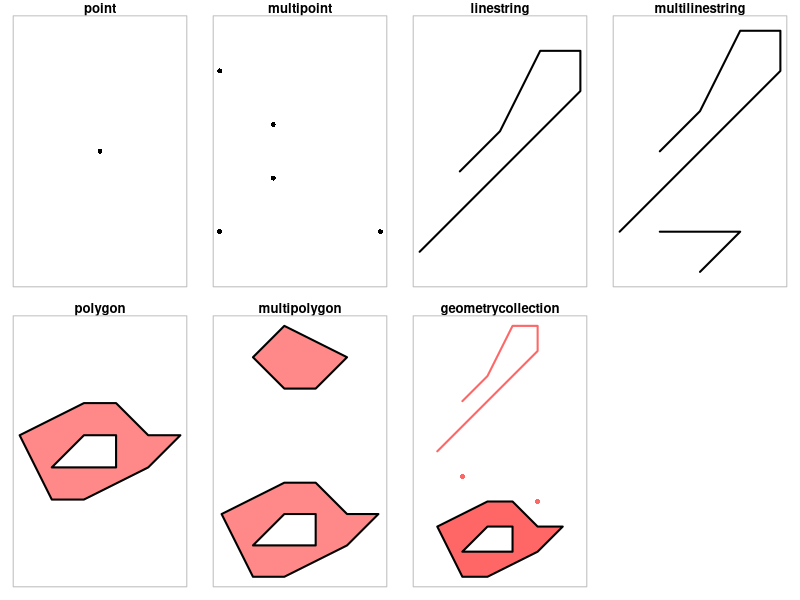
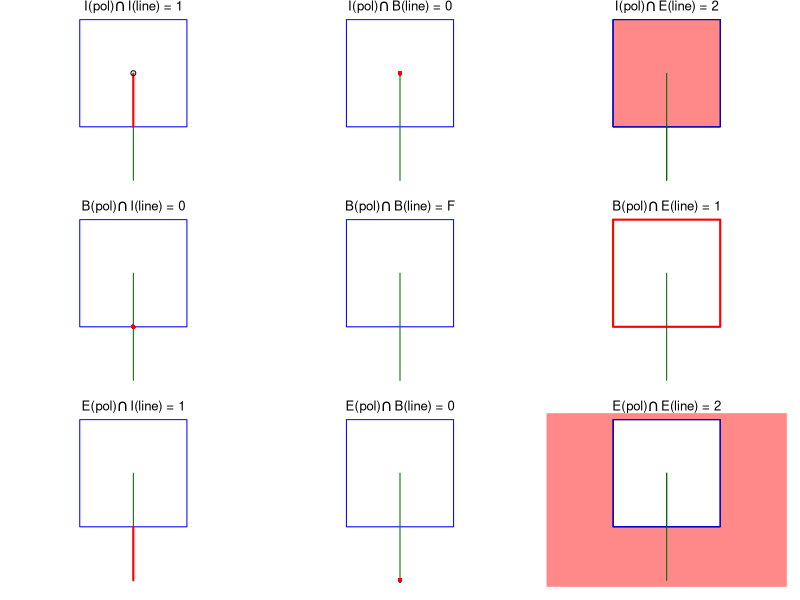
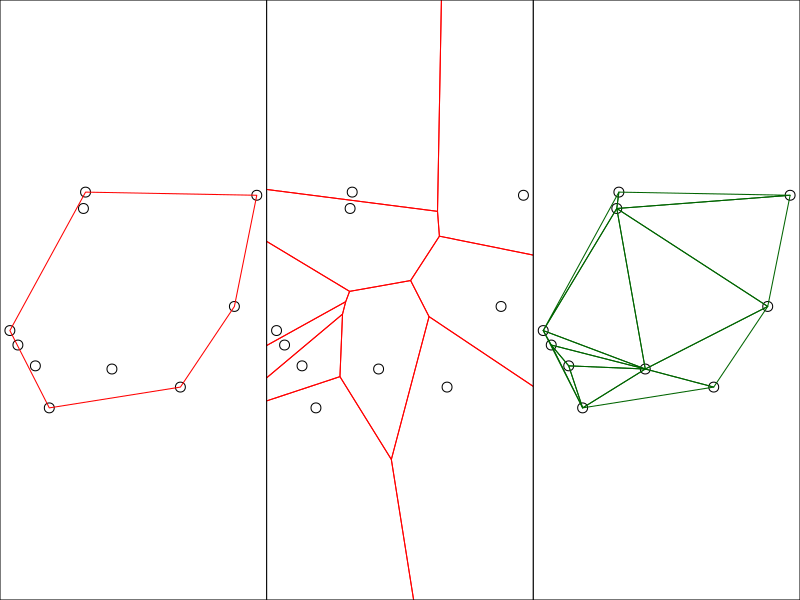
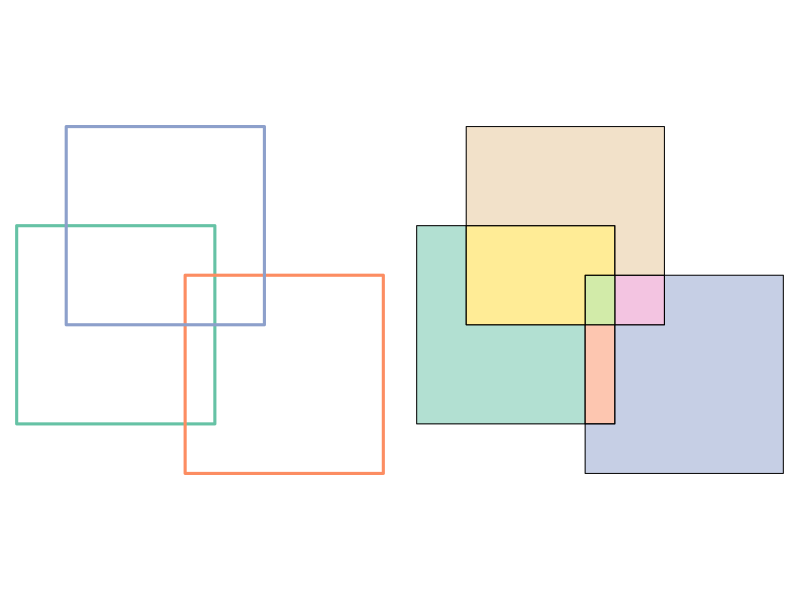
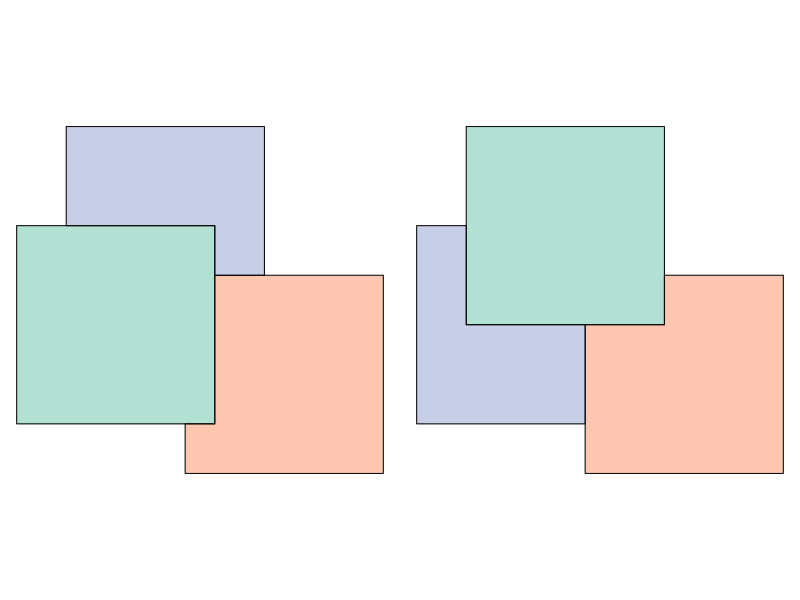
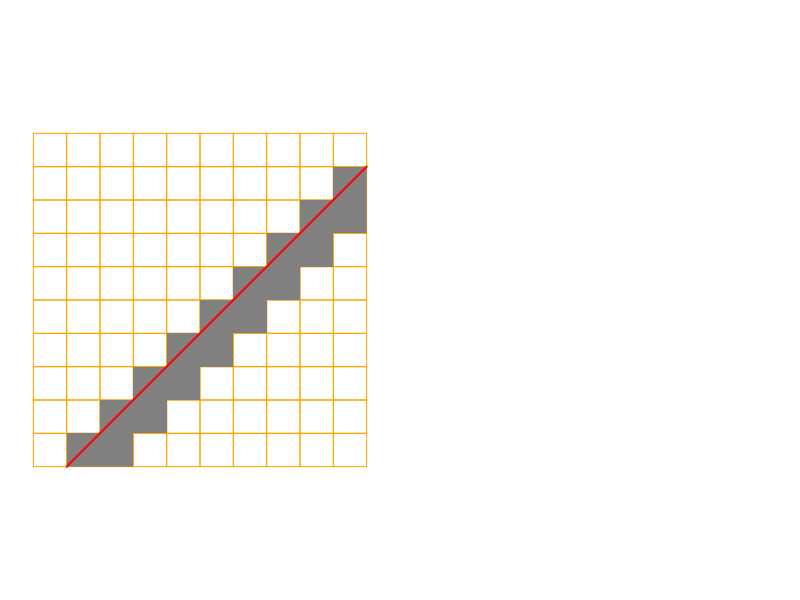

Write the R code that produced these figures, in order.
## ---- chunk 1
#| fig.cap: "Sketches of the main simple feature geometry types"
#| code-fold: true
library(sf) |> suppressPackageStartupMessages()
par(mfrow = c(2,4))
par(mar = c(1,1,1.2,1))

# 1
p <- st_point(0:1)
plot(p, pch = 16)
title("point")
box(col = 'grey')

# 2
mp <- st_multipoint(rbind(c(1,1), c(2, 2), c(4, 1), c(2, 3), c(1,4)))
plot(mp, pch = 16)
title("multipoint")
box(col = 'grey')

# 3
ls <- st_linestring(rbind(c(1,1), c(5,5), c(5, 6), c(4, 6), c(3, 4), c(2, 3)))
plot(ls, lwd = 2)
title("linestring")
box(col = 'grey')

# 4
mls <- st_multilinestring(list(
  rbind(c(1,1), c(5,5), c(5, 6), c(4, 6), c(3, 4), c(2, 3)),
  rbind(c(3,0), c(4,1), c(2,1))))
plot(mls, lwd = 2)
title("multilinestring")
box(col = 'grey')

# 5 polygon
po <- st_polygon(list(rbind(c(2,1), c(3,1), c(5,2), c(6,3), c(5,3), c(4,4), c(3,4), c(1,3), c(2,1)),
	rbind(c(2,2), c(3,3), c(4,3), c(4,2), c(2,2))))
plot(po, border = 'black', col = '#ff8888', lwd = 2)
title("polygon")
box(col = 'grey')

# 6 multipolygon
mpo <- st_multipolygon(list(
	list(rbind(c(2,1), c(3,1), c(5,2), c(6,3), c(5,3), c(4,4), c(3,4), c(1,3), c(2,1)),
		rbind(c(2,2), c(3,3), c(4,3), c(4,2), c(2,2))),
	list(rbind(c(3,7), c(4,7), c(5,8), c(3,9), c(2,8), c(3,7)))))
plot(mpo, border = 'black', col = '#ff8888', lwd = 2)
title("multipolygon")
box(col = 'grey')

# 7 geometrycollection
gc <- st_geometrycollection(list(po, ls + c(0,5), st_point(c(2,5)), st_point(c(5,4))))
plot(gc, border = 'black', col = '#ff6666', pch = 16, lwd = 2)
title("geometrycollection")
box(col = 'grey')
## ---- chunk 2
#| code-fold: true
#| collapse: false
(ls <- st_linestring(rbind(c(0,0), c(1,1), c(2,2), c(0,2), c(1,1), c(2,0))))
c(is_simple = st_is_simple(ls))
## ---- chunk 3
#| code-fold: true
#| collapse: false
st_point(c(1,3,2))
st_point(c(1,3,2), dim = "XYM")
st_linestring(rbind(c(3,1,2,4), c(4,4,2,2)))
## ---- chunk 4
#| code-fold: true
(e <- st_intersection(st_point(c(0,0)), st_point(c(1,1))))
## ---- chunk 5
#| code-fold: true
#| collapse: false
st_point()
st_linestring(matrix(1,1,3)[0,], dim = "XYM")
## ---- chunk 6
#| code-fold: true
library(sf)
polygon <- po <- st_polygon(list(rbind(c(0,0), c(1,0), c(1,1), c(0,1), c(0,0))))
p0 <- st_polygon(list(rbind(c(-1,-1), c(2,-1), c(2,2), c(-1,2), c(-1,-1))))
line <- li <- st_linestring(rbind(c(.5, -.5), c(.5, 0.5)))
s <- st_sfc(po, li)

par(mfrow = c(3,3))
par(mar = c(1,1,1,1))

# "1020F1102"
# 1: 1
plot(s, col = c(NA, 'darkgreen'), border = 'blue', main = expression(paste("I(pol)",intersect(),"I(line) = 1")))
lines(rbind(c(.5,0), c(.5,.495)), col = 'red', lwd = 2)
points(0.5, 0.5, pch = 1)

# 2: 0
plot(s, col = c(NA, 'darkgreen'), border = 'blue', main = expression(paste("I(pol)",intersect(),"B(line) = 0")))
points(0.5, 0.5, col = 'red', pch = 16)

# 3: 2
plot(s, col = c(NA, 'darkgreen'), border = 'blue', main = expression(paste("I(pol)",intersect(),"E(line) = 2")))
plot(po, col = '#ff8888', add = TRUE)
plot(s, col = c(NA, 'darkgreen'), border = 'blue', add = TRUE)

# 4: 0
plot(s, col = c(NA, 'darkgreen'), border = 'blue', main = expression(paste("B(pol)",intersect(),"I(line) = 0")))
points(.5, 0, col = 'red', pch = 16)

# 5: F
plot(s, col = c(NA, 'darkgreen'), border = 'blue', main = expression(paste("B(pol)",intersect(),"B(line) = F")))

# 6: 1
plot(s, col = c(NA, 'darkgreen'), border = 'blue', main = expression(paste("B(pol)",intersect(),"E(line) = 1")))
plot(po, border = 'red', col = NA, add = TRUE, lwd = 2)

# 7: 1
plot(s, col = c(NA, 'darkgreen'), border = 'blue', main = expression(paste("E(pol)",intersect(),"I(line) = 1")))
lines(rbind(c(.5, -.5), c(.5, 0)), col = 'red', lwd = 2)

# 8: 0
plot(s, col = c(NA, 'darkgreen'), border = 'blue', main = expression(paste("E(pol)",intersect(),"B(line) = 0")))
points(.5, -.5, col = 'red', pch = 16)

# 9: 2
plot(s, col = c(NA, 'darkgreen'), border = 'blue', main = expression(paste("E(pol)",intersect(),"E(line) = 2")))
plot(p0 / po, col = '#ff8888', add = TRUE)
plot(s, col = c(NA, 'darkgreen'), border = 'blue', add = TRUE)
## ---- chunk 7
#| code-fold: true
#| collapse: false
st_relate(polygon, line)
## ---- chunk 8
#| fig.cap: "For a set of points, left: convex hull (red); middle: Voronoi polygons; right: Delauney triangulation"
#| code-fold: true
#| out.width: 60%
par(mar = rep(0,4), mfrow = c(1, 3))
set.seed(133331)
mp <- st_multipoint(matrix(runif(20), 10))
plot(mp, cex = 2)
plot(st_convex_hull(mp), add = TRUE, col = NA, border = 'red')
box()
plot(mp, cex = 2)
plot(st_voronoi(mp), add = TRUE, col = NA, border = 'red')
box()
plot(mp, cex = 2)
plot(st_triangulate(mp), add = TRUE, col = NA, border = 'darkgreen')
box()
## ---- chunk 9
#| code-fold: true
#| out.width: 50%
#| fig.cap: "Left: three overlapping squares -- how do we identify the small box where all three overlap? right: unique, non-overlapping n-ary intersections"
par(mar = rep(.1, 4), mfrow = c(1, 2))
sq <- function(pt, sz = 1) st_polygon(list(rbind(c(pt - sz), 
  c(pt[1] + sz, pt[2] - sz), c(pt + sz), c(pt[1] - sz, pt[2] + sz), c(pt - sz))))
x <- st_sf(box = 1:3, st_sfc(sq(c(0, 0)), sq(c(1.7, -0.5)), sq(c(0.5, 1))))
plot(st_geometry(x), col = NA, border = sf.colors(3, categorical = TRUE), lwd = 3)
plot(st_intersection(st_geometry(x)), col = sf.colors(7, categorical=TRUE, alpha = .5))
## ---- chunk 10
#| code-fold: true
#| out.width: 50%
#| fig.cap: "Difference between subsequent boxes, left: in original order; right: in reverse order"
par(mar = rep(.1, 4), mfrow = c(1, 2)) 
xg <- st_geometry(x)
plot(st_difference(xg), col = sf.colors(3, alpha = .5, categorical=TRUE))
plot(st_difference(xg[3:1]), col = sf.colors(3, alpha = .5, categorical=TRUE))
## ---- chunk 11
#| out.width: 50%
#| fig.cap: "Rasterization artifact: as only top-left corners are part of the raster cell, only cells touching the red line below the diagonal line are rasterized"
#| code-fold: true
library(stars) |> suppressPackageStartupMessages()
par(mar = rep(1, 4))
ls <- st_sf(a = 2, st_sfc(st_linestring(rbind(c(0.1, 0), c(1, .9)))))
grd <- st_as_stars(st_bbox(ls), nx = 10, ny = 10, xlim = c(0, 1.0), ylim = c(0, 1),
   values = -1)
r <- st_rasterize(ls, grd, options = "ALL_TOUCHED=TRUE")
r[r == -1] <- NA
plot(st_geometry(st_as_sf(grd)), border = 'orange', col = NA, 
	 reset = FALSE, key.pos = NULL)
plot(r, axes = FALSE, add = TRUE, breaks = "equal", main = NA) # ALL_TOUCHED=FALSE;
plot(ls, add = TRUE, col = "red", lwd = 2)
